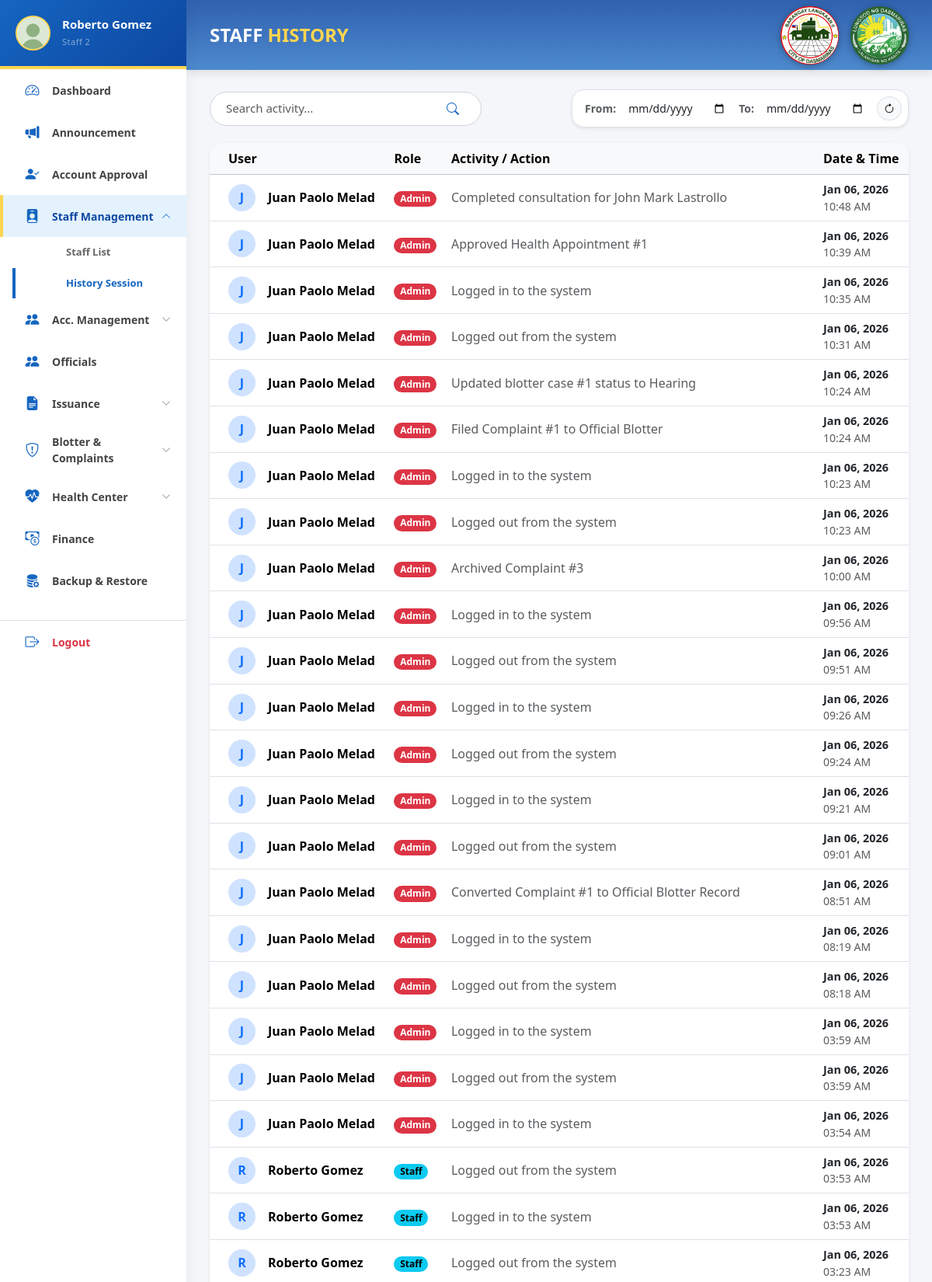
Page /pages/admin/staff_history.php (signed in, upper part) on the committed database.
### tables this page shows
CREATE TABLE `users` (
  `user_id` int(11) NOT NULL,
  `email` varchar(150) NOT NULL,
  `position` varchar(100) DEFAULT NULL,
  `password` varchar(255) NOT NULL,
  `first_name` varchar(100) NOT NULL,
  `last_name` varchar(100) NOT NULL,
  `role` enum('Admin','Staff','Resident') NOT NULL DEFAULT 'Resident',
  `status` enum('Active','Inactive','Pending','Rejected') NOT NULL DEFAULT 'Pending',
  `created_at` timestamp NOT NULL DEFAULT current_timestamp()
);

CREATE TABLE `history_logs` (
  `log_id` int(11) NOT NULL,
  `user_id` int(11) DEFAULT NULL,
  `action` varchar(255) NOT NULL,
  `timestamp` datetime DEFAULT current_timestamp()
);

### pages/admin/staff_history.php (the view, shortened to what this page needs)
<?php
require_once '../../backend/db_connect.php';
try {
    $stmt = $conn->prepare("
        SELECT h.*, u.first_name, u.last_name, u.role
        FROM history_logs h
        JOIN users u ON h.user_id = u.user_id
        WHERE u.role IN ('Admin', 'Staff')
        ORDER BY h.timestamp DESC
    ");
    $stmt->execute();
    $logs = $stmt->fetchAll(PDO::FETCH_ASSOC);
} catch (PDOException $e) {
    $logs = [];
}
?>
<!DOCTYPE html>
<html lang="en">
<head>
    <link href="../../css/bootstrap.min.css" rel="stylesheet">
    <link rel="stylesheet" href="https://cdn.jsdelivr.net/npm/bootstrap-icons@1.11.1/font/bootstrap-icons.css">
    <link rel="stylesheet" href="../../css/admin.css">
    <link rel="stylesheet" href="../../css/sidebar.css" />
</head>
<body>
    <?php include '../../includes/sidebar.php'; ?>
    <div id="main-content">
        <div class="header">
            <h1 class="header-title">STAFF <span class="green">HISTORY</span></h1>
            <div class="header-logos">
                <img src="../../assets/img/Langkaan 2 Logo-modified.png">
                <img src="../../assets/img/dasma logo-modified.png">
            </div>
        </div>
        <div class="content">
            <div class="d-flex justify-content-between align-items-center mb-4 flex-wrap gap-3">
                <div class="search-box">
                    <input type="text" id="logSearch" placeholder="Search activity..." class="form-control shadow-sm" style="border-radius: 20px; width: 300px;">
                    <button type="button"><i class="bi bi-search"></i></button>
                </div>
                <div class="d-flex align-items-center gap-2 bg-white p-2 rounded-4 shadow-sm border">
                    <span class="small fw-bold text-muted ps-2">From:</span>
                    <input type="date" id="startDate" class="form-control form-control-sm border-0">
                    <span class="small fw-bold text-muted">To:</span>
                    <input type="date" id="endDate" class="form-control form-control-sm border-0">
                    <button class="btn btn-light btn-sm rounded-circle border" id="resetFilters" title="Reset Filters">
                        <i class="bi bi-arrow-clockwise"></i>
                    </button>
                </div>
            </div>
            <div class="card shadow-sm border-0 rounded-4 overflow-hidden">
                <div class="card-body p-0">
                    <div class="table-responsive">
                        <table class="table table-hover align-middle mb-0">
                            <thead class="table-light">
                                <tr>
                                    <th class="ps-4">User</th>
                                    <th>Role</th>
                                    <th>Activity / Action</th>
                                    <th>Date & Time</th>
                                </tr>
                            </thead>
                            <tbody id="logsTable">
                                <?php if(empty($logs)): ?>
                                    <tr class="no-logs"><td colspan="4" class="text-center py-4 text-muted">No activity logs found.</td></tr>
                                <?php else: ?>
                                    <?php foreach ($logs as $log): ?>
                                    <tr class="log-row" data-date="<?= date("Y-m-d", strtotime($log['timestamp'])) ?>">
                                        <td class="ps-4 fw-bold">
                                            <div class="d-flex align-items-center">
                                                <div class="bg-primary-subtle text-primary rounded-circle d-flex align-items-center justify-content-center fw-bold me-3" style="width: 35px; height: 35px;">
                                                    <?= strtoupper(substr($log['first_name'], 0, 1)) ?>
                                                </div>
                                                <?= htmlspecialchars($log['first_name'] . ' ' . $log['last_name']) ?>
                                            </div>
                                        </td>
                                        <td>
                                            <?php
                                                $badgeClass = ($log['role'] == 'Admin') ? 'text-bg-danger' : 'text-bg-info';
                                            ?>
                                            <span class="badge rounded-pill <?= $badgeClass ?>"><?= htmlspecialchars($log['role']) ?></span>
                                        </td>
                                        <td class="text-muted"><?= htmlspecialchars($log['action']) ?></td>
                                        <td>
                                            <div class="fw-bold text-dark" style="font-size: 0.9rem;">
                                                <?= date("M d, Y", strtotime($log['timestamp'])) ?>
                                            </div>
                                            <div class="small text-muted">
                                                <?= date("h:i A", strtotime($log['timestamp'])) ?>
                                            </div>
                                        </td>
                                    </tr>
                                    <?php endforeach; ?>
                                <?php endif; ?>
                            </tbody>
                        </table>
                    </div>
                </div>
            </div>
        </div>
    </div>
</body>
</html>

### includes/sidebar.php (shortened to what this page needs)
<?php
$current_page = basename($_SERVER['PHP_SELF']);
$staff_pages    = ['staff_list.php', 'staff_history.php', 'staff_add.php'];
$account_pages  = ['resident_list.php', 'resident_history.php', 'resident_archive.php'];
$issuance_pages = ['admin_issuance.php', 'admin_issuance_approved.php', 'admin_issuance_archive.php', 'admin_issuance_print.php'];
$blotter_pages  = ['admin_rec_blotter.php', 'admin_rec_complaints.php', 'admin_rec_blotter_archive.php', 'admin_rec_complaints_archive.php'];
$health_pages   = ['health_dashboard.php', 'patient_records.php'];
$is_staff_active    = in_array($current_page, $staff_pages);
$is_account_active  = in_array($current_page, $account_pages);
$is_issuance_active = in_array($current_page, $issuance_pages);
$is_blotter_active  = in_array($current_page, $blotter_pages);
$is_health_active   = in_array($current_page, $health_pages);
if (isset($_SESSION['user_id'])) {
    if (!isset($admin_user)) {
        require_once '../../backend/db_connect.php';
        $uid = $_SESSION['user_id'];
        $stmtSide = $conn->prepare("SELECT first_name, last_name, position FROM users WHERE user_id = :uid");
        $stmtSide->execute([':uid' => $uid]);
        $resSide = $stmtSide->fetch(PDO::FETCH_ASSOC);
    } else {
        $resSide = $admin_user;
    }
    $sideName = ($resSide) ? $resSide['first_name'] . " " . $resSide['last_name'] : "Admin";
    $sidePos  = ($resSide) ? $resSide['position'] : "Administrator";
    $sideImg  = "../../assets/img/profile.jpg";
} else {
    $sideName = "Admin User";
    $sidePos  = "System Admin";
    $sideImg  = "../../assets/img/profile.jpg";
}
?>
<nav id="sidebar">
    <div class="sidebar-header">
        <div class="admin-profile-img">
            <img src="<?= htmlspecialchars($sideImg) ?>" alt="Admin" style="object-fit: cover;">
        </div>
        <div class="profile-info">
            <h6 class="mb-0 fw-bold text-white"><?= htmlspecialchars($sideName) ?></h6>
            <span class="text-white-50 small"><?= htmlspecialchars($sidePos) ?></span>
        </div>
    </div>
    <div class="sidebar-sticky">
        <ul class="nav flex-column" id="accordionSidebar">
            <li class="nav-item">
                <a class="nav-link <?= $current_page == 'admin_dashboard.php' ? 'active' : '' ?>" href="admin_dashboard.php">
                    <i class="bi bi-speedometer2 me-2"></i> Dashboard
                </a>
            </li>
            <li class="nav-item">
                <a class="nav-link <?= $current_page == 'admin_announcement.php' ? 'active' : '' ?>" href="admin_announcement.php">
                    <i class="bi bi-megaphone-fill me-2"></i> Announcement
                </a>
            </li>
            <li class="nav-item">
                <a class="nav-link <?= $current_page == 'account_approval.php' ? 'active' : '' ?>" href="account_approval.php">
                    <i class="bi bi-person-check-fill me-2"></i> Account Approval
                </a>
            </li>
            <li class="nav-item">
                <a class="nav-link d-flex justify-content-between align-items-center <?= $is_staff_active ? 'active' : 'collapsed' ?>"
                   data-bs-toggle="collapse"
                   href="#staffSubmenu"
                   role="button"
                   aria-expanded="<?= $is_staff_active ? 'true' : 'false' ?>"
                   aria-controls="staffSubmenu">
                    <div><i class="bi bi-person-badge-fill me-2"></i> Staff Management</div>
                    <i class="bi bi-chevron-down small"></i>
                </a>
                <div class="collapse <?= $is_staff_active ? 'show' : '' ?>" id="staffSubmenu" data-bs-parent="#accordionSidebar">
                    <ul class="nav flex-column ms-3 submenu">
                        <li><a class="nav-link small <?= $current_page == 'staff_list.php' ? 'active' : '' ?>" href="staff_list.php">Staff List</a></li>
                        <li><a class="nav-link small <?= $current_page == 'staff_history.php' ? 'active' : '' ?>" href="staff_history.php">History Session</a></li>
                    </ul>
                </div>
            </li>
            <li class="nav-item">
                <a class="nav-link d-flex justify-content-between align-items-center <?= $is_account_active ? 'active' : 'collapsed' ?>"
                   data-bs-toggle="collapse"
                   href="#accountSubmenu"
                   role="button"
                   aria-expanded="<?= $is_account_active ? 'true' : 'false' ?>"
                   aria-controls="accountSubmenu">
                    <div><i class="bi bi-people-fill me-2"></i> Acc. Management</div>
                    <i class="bi bi-chevron-down small"></i>
                </a>
            </li>
            <li class="nav-item">
                <a class="nav-link <?= $current_page == 'admin_officials.php' ? 'active' : '' ?>" href="admin_officials.php">
                    <i class="bi bi-people-fill me-2"></i> Officials
                </a>
            </li>
            <li class="nav-item">
                <a class="nav-link d-flex justify-content-between align-items-center <?= $is_issuance_active ? 'active' : 'collapsed' ?>"
                   data-bs-toggle="collapse"
                   href="#issuanceSubmenu"
                   role="button"
                   aria-expanded="<?= $is_issuance_active ? 'true' : 'false' ?>"
                   aria-controls="issuanceSubmenu">
                    <div><i class="bi bi-file-earmark-text-fill me-2"></i> Issuance</div>
                    <i class="bi bi-chevron-down small"></i>
                </a>
            </li>
            <li class="nav-item">
                <a class="nav-link d-flex justify-content-between align-items-center <?= $is_blotter_active ? 'active' : 'collapsed' ?>"
                   data-bs-toggle="collapse"
                   href="#blotterSubmenu"
                   role="button"
                   aria-expanded="<?= $is_blotter_active ? 'true' : 'false' ?>"
                   aria-controls="blotterSubmenu">
                    <div><i class="bi bi-shield-exclamation me-2"></i> Blotter & Complaints</div>
                    <i class="bi bi-chevron-down small"></i>
                </a>
            </li>
            <li class="nav-item">
                <a class="nav-link d-flex justify-content-between align-items-center <?= $is_health_active ? 'active' : 'collapsed' ?>"
                   data-bs-toggle="collapse"
                   href="#healthSubmenu"
                   role="button"
                   aria-expanded="<?= $is_health_active ? 'true' : 'false' ?>"
                   aria-controls="healthSubmenu">
                    <div><i class="bi bi-heart-pulse-fill me-2"></i> Health Center</div>
                    <i class="bi bi-chevron-down small"></i>
                </a>
            </li>
            <li class="nav-item">
                <a class="nav-link <?= $current_page == 'finance_management.php' ? 'active' : '' ?>" href="finance_management.php">
                    <i class="bi bi-cash-coin me-2"></i> Finance
                </a>
            </li>
            <li class="nav-item">
                <a class="nav-link <?= $current_page == 'admin_backup.php' ? 'active' : '' ?>" href="admin_backup.php">
                    <i class="bi bi-database-fill-gear me-2"></i> Backup & Restore
                </a>
            </li>
            <li class="nav-item mt-4 border-top">
                <a class="nav-link text-danger fw-bold" href="#" data-bs-toggle="modal" data-bs-target="#logoutModal">
                    <i class="bi bi-box-arrow-right me-2"></i> Logout
                </a>
            </li>
        </ul>
    </div>
</nav>

### rows in the picture
users: sideName "Roberto Gomez", position "Staff 2"
history_logs: user.first_name "J", user.last_name "Juan Paolo Melad", user.role "Admin", action "Completed consultation for John Mark Lastrollo", timestamp "Jan 06, 2026", timestamp "10:48 AM"
history_logs: user.first_name "J", user.last_name "Juan Paolo Melad", user.role "Admin", action "Approved Health Appointment #1", timestamp "Jan 06, 2026", timestamp "10:39 AM"
history_logs: user.first_name "J", user.last_name "Juan Paolo Melad", user.role "Admin", action "Logged in to the system", timestamp "Jan 06, 2026", timestamp "10:35 AM"
history_logs: user.first_name "J", user.last_name "Juan Paolo Melad", user.role "Admin", action "Logged out from the system", timestamp "Jan 06, 2026", timestamp "10:31 AM"
history_logs: user.first_name "J", user.last_name "Juan Paolo Melad", user.role "Admin", action "Updated blotter case #1 status to Hearing", timestamp "Jan 06, 2026", timestamp "10:24 AM"
history_logs: user.first_name "J", user.last_name "Juan Paolo Melad", user.role "Admin", action "Filed Complaint #1 to Official Blotter", timestamp "Jan 06, 2026", timestamp "10:24 AM"
history_logs: user.first_name "J", user.last_name "Juan Paolo Melad", user.role "Admin", action "Logged in to the system", timestamp "Jan 06, 2026", timestamp "10:23 AM"
history_logs: user.first_name "J", user.last_name "Juan Paolo Melad", user.role "Admin", action "Logged out from the system", timestamp "Jan 06, 2026", timestamp "10:23 AM"
history_logs: user.first_name "J", user.last_name "Juan Paolo Melad", user.role "Admin", action "Archived Complaint #3", timestamp "Jan 06, 2026", timestamp "10:00 AM"
history_logs: user.first_name "J", user.last_name "Juan Paolo Melad", user.role "Admin", action "Logged in to the system", timestamp "Jan 06, 2026", timestamp "09:56 AM"
history_logs: user.first_name "J", user.last_name "Juan Paolo Melad", user.role "Admin", action "Logged out from the system", timestamp "Jan 06, 2026", timestamp "09:51 AM"
history_logs: user.first_name "J", user.last_name "Juan Paolo Melad", user.role "Admin", action "Logged in to the system", timestamp "Jan 06, 2026", timestamp "09:26 AM"
history_logs: user.first_name "J", user.last_name "Juan Paolo Melad", user.role "Admin", action "Logged out from the system", timestamp "Jan 06, 2026", timestamp "09:24 AM"
history_logs: user.first_name "J", user.last_name "Juan Paolo Melad", user.role "Admin", action "Logged in to the system", timestamp "Jan 06, 2026", timestamp "09:21 AM"
history_logs: user.first_name "J", user.last_name "Juan Paolo Melad", user.role "Admin", action "Logged out from the system", timestamp "Jan 06, 2026", timestamp "09:01 AM"
history_logs: user.first_name "J", user.last_name "Juan Paolo Melad", user.role "Admin", action "Converted Complaint #1 to Official Blotter Record", timestamp "Jan 06, 2026", timestamp "08:51 AM"
history_logs: user.first_name "J", user.last_name "Juan Paolo Melad", user.role "Admin", action "Logged in to the system", timestamp "Jan 06, 2026", timestamp "08:19 AM"
history_logs: user.first_name "J", user.last_name "Juan Paolo Melad", user.role "Admin", action "Logged out from the system", timestamp "Jan 06, 2026", timestamp "08:18 AM"
history_logs: user.first_name "J", user.last_name "Juan Paolo Melad", user.role "Admin", action "Logged in to the system", timestamp "Jan 06, 2026", timestamp "03:59 AM"
history_logs: user.first_name "J", user.last_name "Juan Paolo Melad", user.role "Admin", action "Logged out from the system", timestamp "Jan 06, 2026", timestamp "03:59 AM"
history_logs: user.first_name "J", user.last_name "Juan Paolo Melad", user.role "Admin", action "Logged in to the system", timestamp "Jan 06, 2026", timestamp "03:54 AM"
history_logs: user.first_name "R", user.last_name "Roberto Gomez", user.role "Staff", action "Logged out from the system", timestamp "Jan 06, 2026", timestamp "03:53 AM"
history_logs: user.first_name "R", user.last_name "Roberto Gomez", user.role "Staff", action "Logged in to the system", timestamp "Jan 06, 2026", timestamp "03:53 AM"
history_logs: user.first_name "R", user.last_name "Roberto Gomez", user.role "Staff", action "Logged out from the system", timestamp "Jan 06, 2026", timestamp "03:23 AM"
